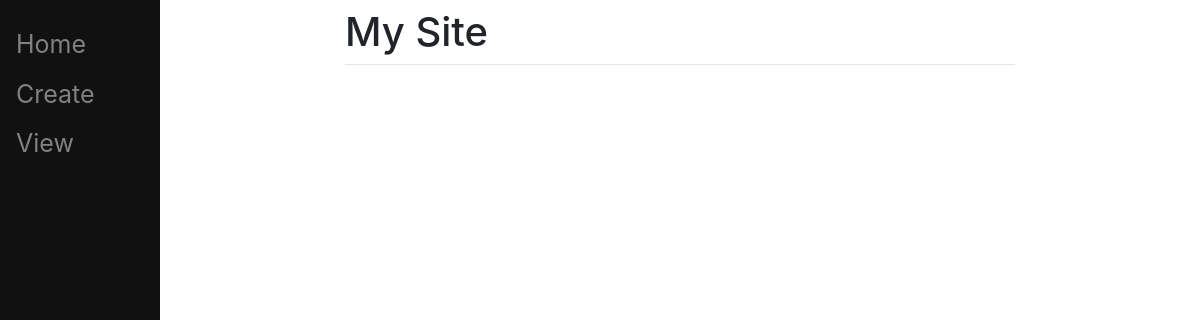
The app's page /view/ (signed in), older data.
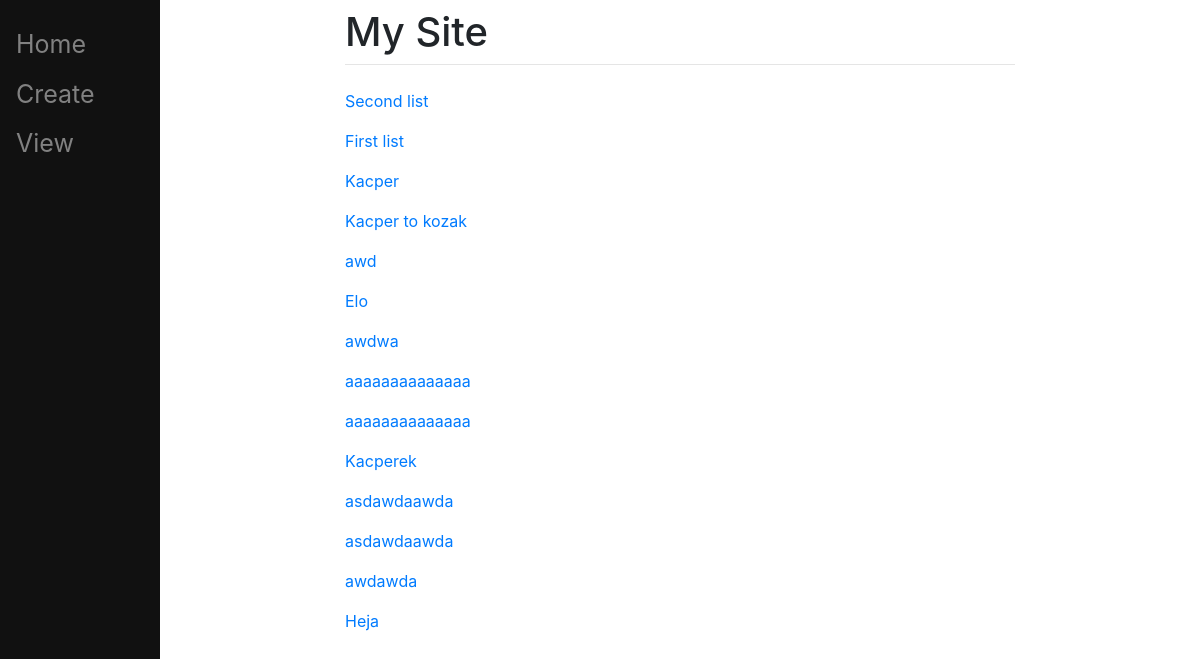
The same page, newer data.
### main/models.py (models this page shows, shortened)
class ToDoList(models.Model):
    user = models.ForeignKey(User, on_delete=models.CASCADE, related_name="todolist", null=True)
    name = models.CharField(max_length=200)

### main/views.py (the view)
# urls.py: path("view/", views.view, name = "view"),
def view(response):
    return render(response, "main/view.html", {})

### main/templates/main/view.html (shortened to what this page needs)
{% extends "main/base.html" %}
{% block content %}
    {% for td in user.todolist.all %}
	    <p><a href="/{{td.id}}">{{td.name}}</a></p>
    {% endfor %}
{% endblock %}

### main/templates/main/base.html (shortened to what this page needs)
<!doctype html>
<html>
<head>
 <link rel="stylesheet" href="https://cdn.jsdelivr.net/npm/bootstrap@4.3.1/dist/css/bootstrap.min.css">
</head>
<body>
    <div class="sidenav">
        <a href="/">Home</a>
        <a href="/create">Create</a>
        <a href="/view">View</a>
    </div>
    <div id = "content", name = "content", class="main">
            <div class="row justify-content-center">
                <div class="col-8" >
                <h1 class="mt-2">My Site</h1>
                <hr class="mt-0 mb-4">
                {% if user.is_authenticated %}
                    {% block content %}
                    {% endblock %}
                {% else %}
                    <p>Login <a href="/login">Here</a></p>
                {% endif %}
                </div>
            </div>
    </div>
</body>
</html>

### main/templates/main/base.html (style rules this page uses)
.sidenav { height:100%; width:160px; position: fixed; z-index:1; top:0; left:0; background-color:#111; overflow-x: :hidden; padding-top:20px; }
.sidenav a { padding:6px 8px 6px 16px; text-decoration: none; font-size:25px; color: #818181; display:block; }
.main { margin-Left:160px; padding:0px 10px; }

Row changes from the older to the newer data that the page shows:
now on this page (row edited): ToDoList: name "Second list"
now on this page (row edited): ToDoList: name "First list"
now on this page (row edited): ToDoList: name "Kacper"
now on this page (row edited): ToDoList: name "Kacper to kozak"
added ToDoList: name "awd"
added ToDoList: name "Elo"
added ToDoList: name "awdwa"
added ToDoList: name "aaaaaaaaaaaaaa"
added ToDoList: name "aaaaaaaaaaaaaa"
added ToDoList: name "Kacperek"
added ToDoList: name "asdawdaawda"
added ToDoList: name "asdawdaawda"
added ToDoList: name "awdawda"
added ToDoList: name "Heja"
